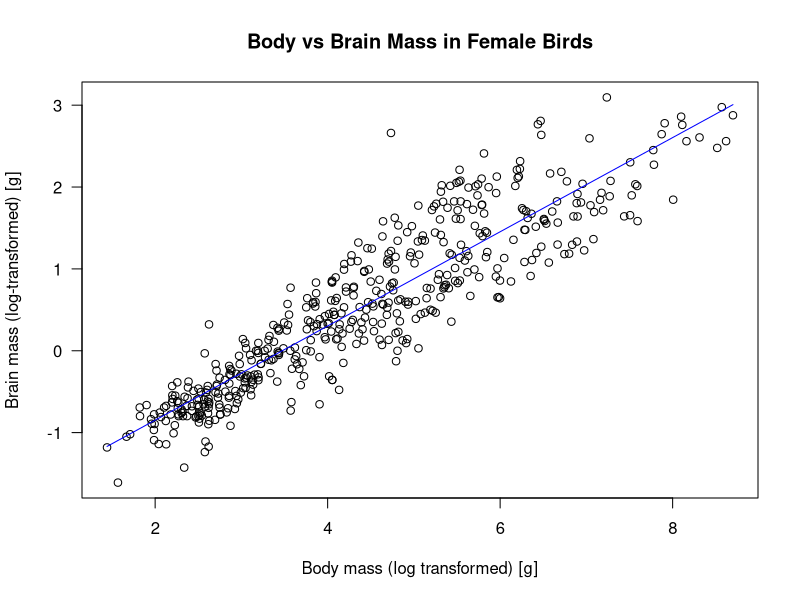
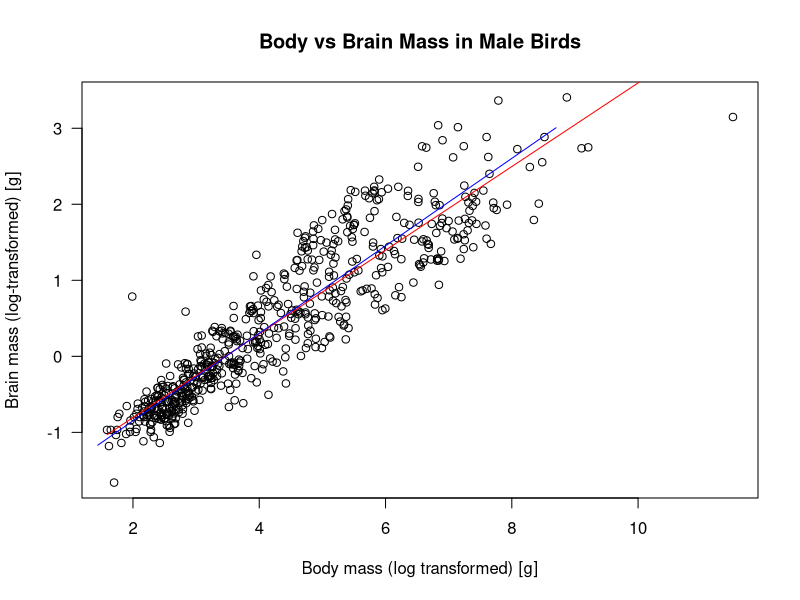
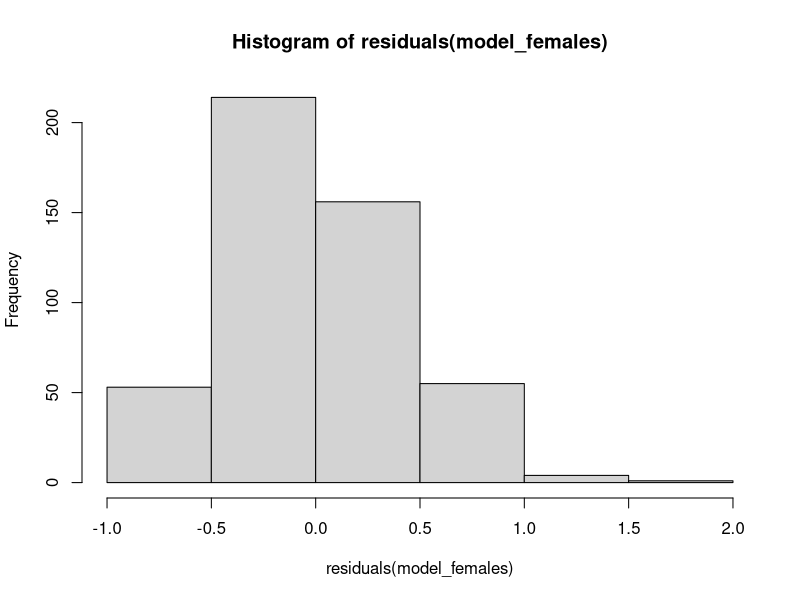
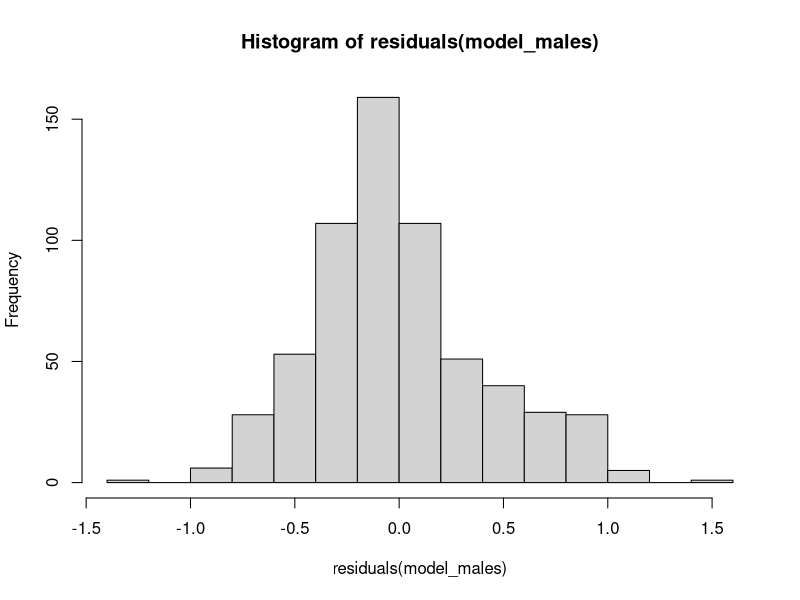

Generate these figures, in order, with R:
# Choose any dataset you may have involving a continuous response variable and a continuous predictor. Fit a simple linear regression, interpret the results, produce a nice figure including the fitted regression line, and write simple methods and results presenting the analysis and results.

birds = read.csv("./data/bird_allometry.csv")
# head(birds)
# This dataset contains body mass and brain mass for males and females of different bird species. The scaling of brain size (or other body parts) with body size is referred to as the study of allometry, and you may want to read about these analyses before fitting your models. 
# As a hint, the scaling of parts of a body with body size is expected to follow a power-law relationship on the form y= axb, which can be linearized through the logarithmic transformation log(y) = log(a) + b * log(x).

# split data into females and males
females = birds[birds$Sex == "f",]
males = birds[birds$Sex == "m",]
# unique(birds$Genus_Species) # A LOT

# we need to log-transform and fit into a model

model_females = lm(log(brain_mass) ~ log(body_mass), data = females)
summary(model_females)

# regression values (predicted values)
cf_females = model_females$coefficients
cf_females
predicted_females = cf_females[1] + cf_females[2]*log(females$body_mass)
plot(
  log(females$body_mass), log(females$brain_mass), 
  las=1,
  xlab = "Body mass (log transformed) [g]",
  ylab = "Brain mass (log-transformed) [g]",
  main = "Body vs Brain Mass in Female Birds"
)
lines(log(females$body_mass), predicted_females, col = "blue")


model_males = lm(log(brain_mass) ~ log(body_mass), data = males)
summary(model_males)

cf_males = model_males$coefficients
cf_males
predicted_males = cf_males[1] + cf_males[2]*log(males$body_mass)
plot(
  log(males$body_mass), log(males$brain_mass), 
  las=1,
  xlab = "Body mass (log transformed) [g]",
  ylab = "Brain mass (log-transformed) [g]",
  main = "Body vs Brain Mass in Male Birds"
)
lines(log(males$body_mass), predicted_males, col = "red")
lines(log(females$body_mass), predicted_females, col = "blue")

par(mfrow=c(1,1))
hist(residuals(model_females))
hist(residuals(model_males))
